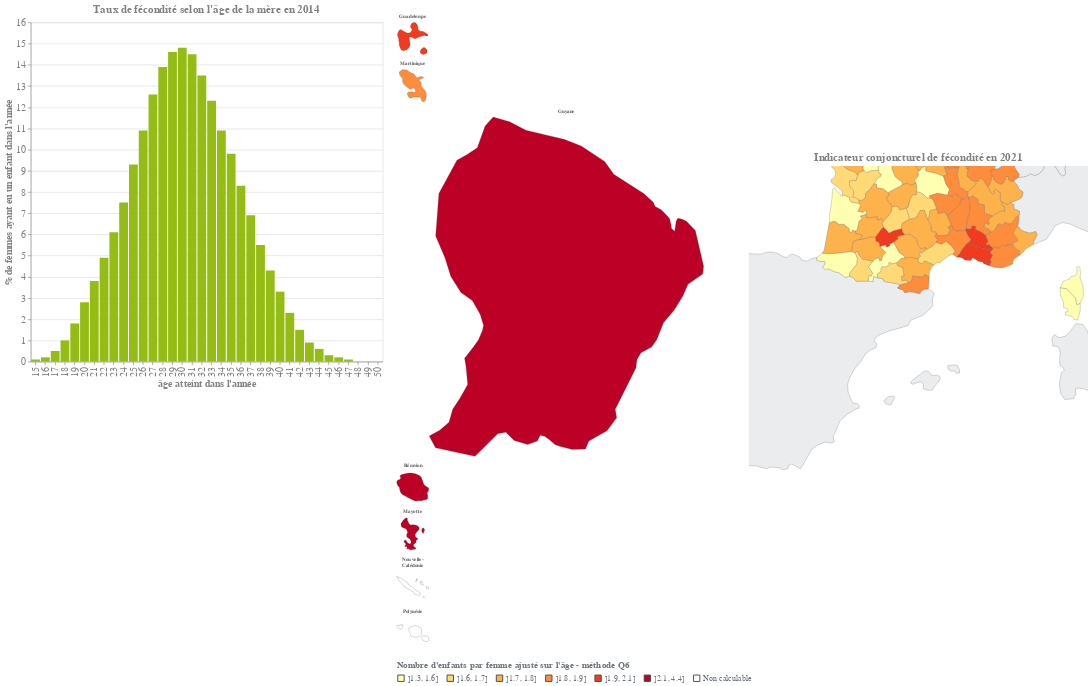

The cell this chart's notebook holds for it:
### Markdown cell above
<h2> <i class="fa-solid fa-gears" style="color: #94bc14"></i> En étant attentif aux "sens" de vos indicateurs </h2>

### Code cell
data_fec = '{"2004":{"0":"0.1","1":"0.3","2":"0.6","3":"1.2","4":"2.3","5":"3.4","6":"4.4","7":"5.5","8":"6.8","9":"8.2","10":"10.3","11":"11.9","12":"13.3","13":"14.4","14":"14.8","15":"14.6","16":"13.6","17":"12.3","18":"10.7","19":"9.3","20":"7.9","21":"6.6","22":"5.3","23":"4.2","24":"3.3","25":"2.4","26":"1.7","27":"1.1","28":"0.7","29":"0.4","30":"0.2","31":"0.1","32":"0.0","33":"0.0","34":"0.0","35":"0.0"},"2014":{"0":"0.1","1":"0.2","2":"0.5","3":"1.0","4":"1.8","5":"2.8","6":"3.8","7":"4.9","8":"6.1","9":"7.5","10":"9.3","11":"10.9","12":"12.6","13":"13.9","14":"14.6","15":"14.8","16":"14.5","17":"13.5","18":"12.3","19":"10.9","20":"9.8","21":"8.3","22":"6.9","23":"5.5","24":"4.3","25":"3.3","26":"2.3","27":"1.5","28":"0.9","29":"0.6","30":"0.3","31":"0.2","32":"0.1","33":"0.0","34":"0.0","35":"0.0"},"age":{"0":"15","1":"16","2":"17","3":"18","4":"19","5":"20","6":"21","7":"22","8":"23","9":"24","10":"25","11":"26","12":"27","13":"28","14":"29","15":"30","16":"31","17":"32","18":"33","19":"34","20":"35","21":"36","22":"37","23":"38","24":"39","25":"40","26":"41","27":"42","28":"43","29":"44","30":"45","31":"46","32":"47","33":"48","34":"49","35":"50"}}'
df_fec = pd.read_json(data_fec)
df_fec.columns = ["2004", "2014", "age"]
# âge atteint dans l'année

df_fec = df_fec.astype({"age": object, "2004": float, "2014": float})

chart_fec = (
    alt.Chart(
        df_fec,
        title="Taux de fécondité selon l'âge de la mère en 2014",
        width=550,
        height=530,
    )
    .mark_bar(color="#94bc14")
    .encode(
        x=alt.X("age:O", title="âge atteint dans l'année"),
        y=alt.Y("2014:Q", title="% de femmes ayant eu un enfant dans l'année"),
        tooltip=[
            alt.Tooltip("age", title="âge atteint dans l'année"),
            alt.Tooltip("2014", title="% de femmes ayant eu un enfant dans l'année"),
        ],
    )
)


selected_discret = "Q6"
k = 6
selected_cmap = "YlOrRd"

gdf_icf = discretisation(
    gdf_nat.sort_values("ICF_2021"), selected_discret, k, selected_cmap, "ICF_2021"
)

map_icf = map_altair(
    fr=gdf_icf,
    ind="ICF_2021",
    ind_class="IND_CLASS",
    ind_colors="colors",
    ue=ue,
    geo="DEP",
    title="Indicateur conjoncturel de fécondité en 2021",
    legend_title="Nombre d'enfants par femme ajusté sur l'âge - méthode Q6",
)

alt.hconcat(chart_fec, map_icf).configure_legend(
    titleFontSize=14,
    labelFontSize=13,
    labelColor=EnvVar.template["LEG_LABEL_COL"],
    titleColor=EnvVar.template["LEG_TITLE_COL"],
    titleLimit=500,
    titlePadding=7,
    direction="horizontal",
    orient="bottom",
    columnPadding=10,
    columns=10,
    rowPadding=12,
    symbolType="square",
).configure_title(fontSize=17, color="gray").resolve_scale(
    color="independent"
).configure_axis(
    labelFontSize=15,
    titleFontSize=15,
    labelColor="gray",
    titleColor="gray",
)
